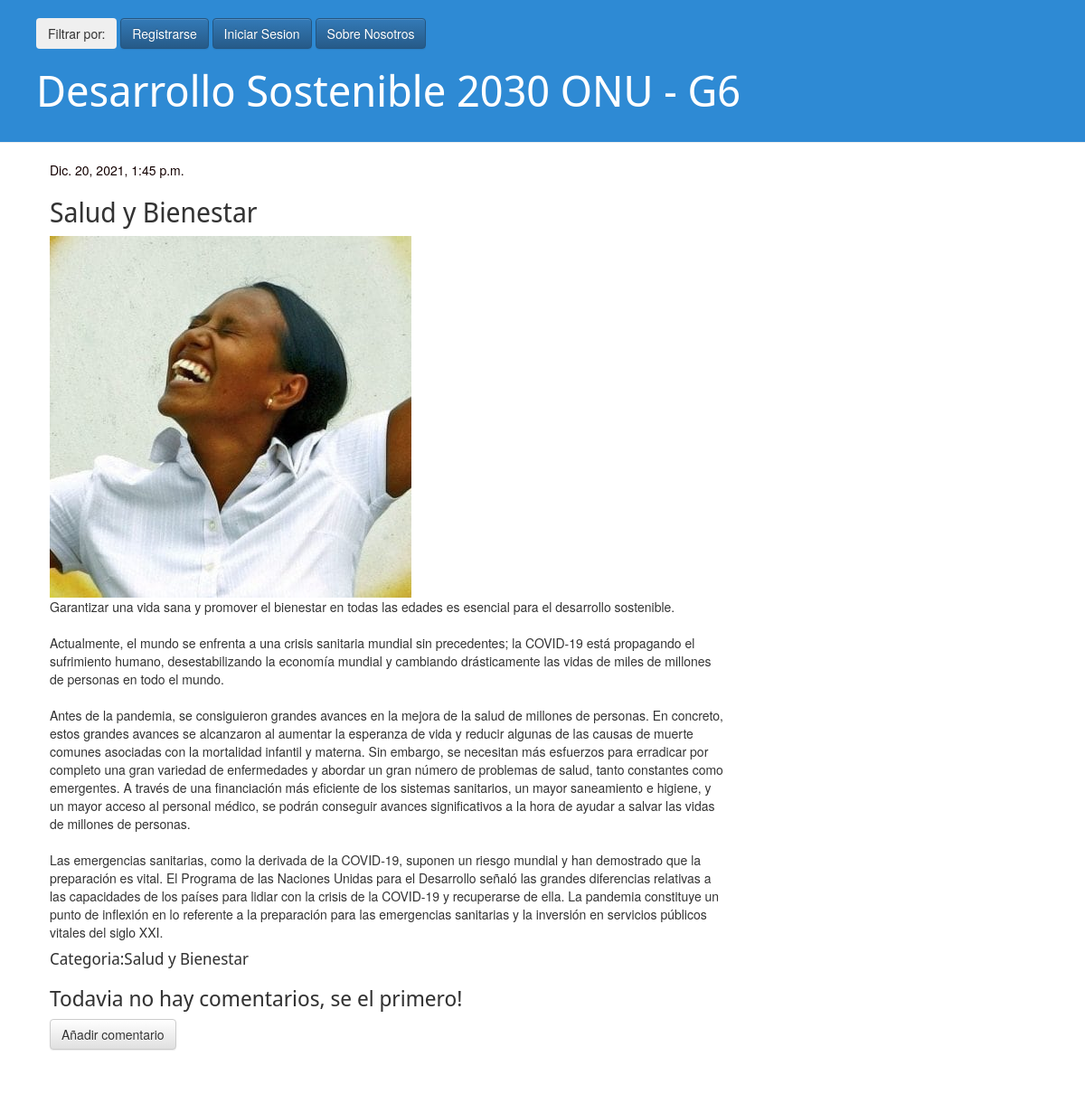
/post/21/, run on the app's committed database.
### blog/models.py (models this page shows, shortened)
class Post(models.Model):
    CATEGORIES_CHOICES = (
        ('Fin de la Pobreza' , 'Fin de la pobreza'),
        ('Hambre Cero' ,'Hambre Cero'),
        ('Salud y Bienestar' ,'Salud y Bienestar'),
        ('Educación de Calidad', 'Educación de Calidad'),
        ('Igualdad de Género', 'Igualdad de Género'),
        ('Agua limpia y Saneamiento', 'Agua limpia y Saneamiento'),
        ('Energía asequible y no contaminante', 'Energía asequible y no contaminante'),
        ('Trabajo Decente', 'Trabajo Decente'),
        ('Industria,Innovacion e Infraestructura', 'Industria,Innovacion e Infraestructura'),
        ('Reducción de las Desigualdades', 'Reducción de las Desigualdades'),
        ('Ciudades Sostenibles', 'Ciudades Sostenibles'),
        ('Producción y Consumo Responsable', 'Producción y Consumo Responsable'),
        ('Acción por el Clima' , 'Acción por el Clima'),
        ('Vida Sumbarina' , 'Vida Submarina'),
        ('Vida de Ecosistemas Terrestres' , 'Vida de Ecosistemas Terrestres'),
        ('Paz y Justicia' , 'Paz y Justicia'),
        ('Alianzas para lograr los objetivos' , 'Alianzas para lograr los objetivos')
           )
    author = models.ForeignKey('auth.User', on_delete=models.CASCADE)
    title = models.CharField(max_length=200)
    text = models.TextField()
    image = models.ImageField(null=True, blank=True,upload_to="media/" )
    created_date = models.DateTimeField(
            default=timezone.now)
    published_date = models.DateTimeField(
            blank=True, null=True)
    category = models.CharField(
        max_length=120,
        choices=CATEGORIES_CHOICES,
        default='sin categoria'
        )

### blog/views.py (the view)
# urls.py: path('post/<int:pk>/', views.post_detail, name='post_detail'),
def post_detail(request, pk):
    post = get_object_or_404(Post, pk=pk)
    return render(request, 'blog/post_detail.html', {'post': post})

### blog/templates/blog/post_detail.html
{% extends 'blog/base.html' %} {% block content %}
<div class="post">
    {% if post.published_date %}
    <div class="date">
        {{ post.published_date }}
    </div>
    {% endif %}
    <h2>{{ post.title }}</h2>
    <img src="{{ post.image.url}}" alt="{{ post.title }}">
    <p>{{ post.text|linebreaksbr }}</p>
    <h4>Categoria:{{ post.category|linebreaksbr }}</h4>
    {% for comment in post.comments.all %}
    <div class="comment">
        <div class="date">
        </div>
        <strong>{{ comment.author }}</strong>
        <p>{{ comment.text|linebreaks }}</p>
    </div>
    {% empty %}
    <h3>Todavia no hay comentarios, se el primero!</h3>
    {% endfor %}
    <a class="btn btn-default" href="{% url 'add_comment_to_post' pk=post.pk %}">Añadir comentario</a>
</div>
{% endblock %}

### blog/static/css/blog.css (style rules this page uses)
h1, h2, h3, h4 { font-family: 'Noto Sans Display', sans-serif; }
.date { color: #130101; }
.post { margin-bottom: 70px; }

### data on the page
Post: published_date "Dic. 20, 2021, 1:45 p.m.", title "Salud y Bienestar", image (picture), text "Garantizar una vida sana y promover el bienestar en todas las edades es esencial para el desarrollo sostenible. Actualmente, el mundo se enfrenta a una crisis sanitaria mundial sin precedentes; la COVID-19 está propagando el sufrimiento humano, desestabilizando la economía mundial y cambiando drásticamente las vidas de miles de millones de personas en todo el mundo. Antes de la pandemia, se consiguieron grandes avances en la mejora de la salud de millones de personas. En concreto, estos grandes avances se alcanzaron al aumentar la esperanza de vida y reducir algunas de las causas de muerte comunes asociadas con la mortalidad infantil y materna. Sin embargo, se necesitan más esfuerzos para…", category "Salud y Bienestar"
